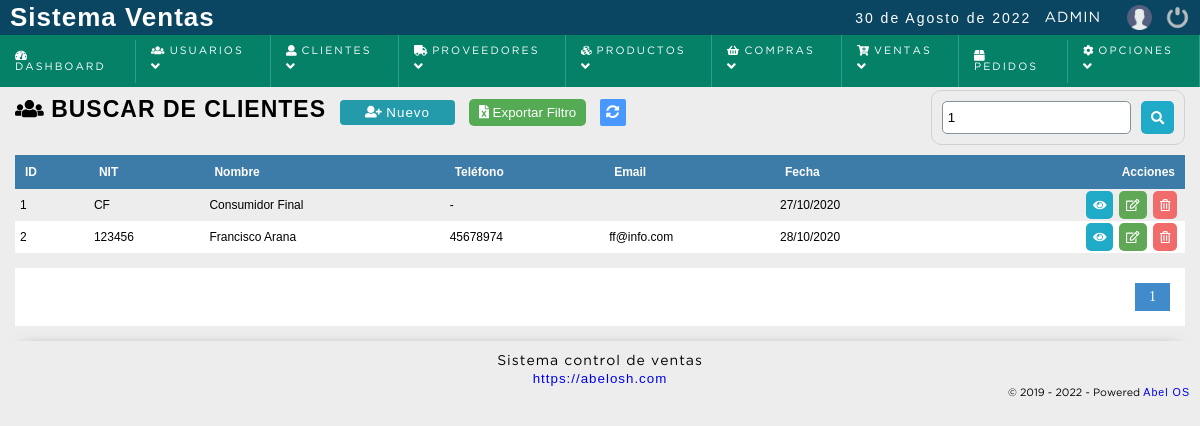
The app's page /sistema/clientes/buscar_cliente.php?busqueda=1 (signed in) with its own data.
### tables this page shows
CREATE TABLE IF NOT EXISTS `cliente` (
  `idcliente` int(11) NOT NULL AUTO_INCREMENT,
  `nit` varchar(20) NOT NULL,
  `nombre` varchar(80) DEFAULT NULL,
  `telefono` int(11) DEFAULT NULL,
  `correo` varchar(100) NOT NULL,
  `clave` varchar(255) NOT NULL,
  `cod_temp` varchar(200) NOT NULL,
  `direccion` text,
  `dateadd` datetime NOT NULL DEFAULT CURRENT_TIMESTAMP,
  `usuario_id` int(11) NOT NULL,
  `estatus` int(11) NOT NULL DEFAULT '1',
  PRIMARY KEY (`idcliente`),
  KEY `usuario_id` (`usuario_id`)
);

### sistema/includes/functions.php (called while the page is built, shortened)
<?php
	function decrypt($string, $key) {
	   $result = '';
	   $string = base64_decode($string);
	   for($i=0; $i<strlen($string); $i++) {
	      $char = substr($string, $i, 1);
	      $keychar = substr($key, ($i % strlen($key))-1, 1);
	      $char = chr(ord($char)-ord($keychar));
	      $result.=$char;
	   }
	   return $result;
	}
 ?>

### sistema/clientes/buscar_cliente.php (the view, shortened to what this page needs)
<?php
	include "../../conexion.php";
	$busqueda = strtolower($_REQUEST['busqueda']);
	$sql_registe = mysqli_query($conection,"SELECT COUNT(*) as total_registro FROM cliente
														WHERE ( idcliente LIKE '%$busqueda%' OR
																nit LIKE '%$busqueda%' OR
																nombre LIKE '%$busqueda%' OR
																telefono LIKE '%$busqueda%' OR
																correo LIKE '%$busqueda%'
														   )
														AND estatus = 1  ");
	$result_register = mysqli_fetch_array($sql_registe);
	$total_registro = $result_register['total_registro'];
	$por_pagina = 150;
	if(empty($_GET['pagina']))
	{
		$pagina = 1;
	}else{
		$pagina = $_GET['pagina'];
	}
	$desde = ($pagina-1) * $por_pagina;
	$total_paginas = ceil($total_registro / $por_pagina);
	$queryFiltro = "SELECT idcliente,
							nit,
							nombre,
							telefono,
							correo,
                            direccion,
							DATE_FORMAT(dateadd, '%d/%m/%Y') as fecha_registro,
							estatus FROM cliente WHERE
								( idcliente LIKE '%$busqueda%' OR
									nit LIKE '%$busqueda%' OR
									nombre LIKE '%$busqueda%' OR
									telefono LIKE '%$busqueda%' OR
									correo LIKE  '%$busqueda%' )
								AND
								estatus = 1 ORDER BY idcliente ASC LIMIT $desde,$por_pagina";
	$query = mysqli_query($conection,$queryFiltro);
 ?>
<!DOCTYPE html>
<html lang="en">
<head>
	<?php include "../includes/scripts.php"; ?>
</head>
<body>
	<?php include "../includes/header.php"; ?>
	<section id="container">
		<h1> <i class="fas fa-users"></i> Buscar de clientes</h1>
		<a href="registro_cliente.php" class="btn_new"><i class="fas fa-user-plus"></i> Nuevo </a>
		<?php
			if($result > 0 and ($_SESSION['rol'] == 1 or $_SESSION['rol'] == 2)){
		?>
		<form action="exportar.php" method="post" class="formExport" >
			<button type="submit" class="bntExport">  <i class="fas fa-file-excel"></i> Exportar Filtro</button>
		</form>
		<?php } ?>
		<a href="index.php" class="btnRefresh"><i class="fas fa-sync-alt" title="Actualizar"></i></a>
		<form action="buscar_cliente.php" method="get" class="form_search">
			<input type="text" name="busqueda" id="busqueda" placeholder="Buscar" value="<?php echo $busqueda; ?>">
			<button type="submit" class="btn_search"><i class="fas fa-search"></i></button>
		</form>
	<div class="containerTable">
		<table>
			<tr>
				<th>ID</th>
				<th><?= strtoupper(IDENTIFICACION_TRIBUTARIA); ?></th>
				<th>Nombre</th>
				<th>Teléfono</th>
				<th>Email</th>
				<th>Fecha</th>
				<th class="textright">Acciones</th>
			</tr>
		<?php
			if($result > 0){
				while ($data = mysqli_fetch_array($query)) {
			?>
				<tr id="item_<?php echo $data["idcliente"]; ?>">
					<td><?php echo $data["idcliente"]; ?></td>
					<td><?php echo $data["nit"]; ?></td>
					<td><?php echo $data["nombre"]; ?></td>
					<td><?php echo ($data["telefono"] != 0) ? $data["telefono"] : '-'; ?></td>
					<td><?php echo $data["correo"]; ?></td>
					<td><?php echo $data["fecha_registro"]; ?></td>
					<td class="textright">
						<div class="div_acciones">
							<div>
								<a href="#" class="btn_view btnInfoCliente" title="Ver datos"><i class="fas fa-eye"></i></a>
							</div>
							<div>
								<a class="btn_edit" href="editar_cliente.php?id=<?php echo $data["idcliente"]; ?>" title="Editar"><i class="far fa-edit"></i></a>
							</div>
							<?php if($_SESSION['rol'] == 1 || $_SESSION['rol'] == 2){ ?>
							<div>
								<a class="btn_del" href="eliminar_confirmar_cliente.php?id=<?php echo $data["idcliente"]; ?>" title="Eliminar"><i class="far fa-trash-alt"></i></a>
							</div>
							<?php } ?>
						</div>
					</td>
				</tr>
		<?php
				}
			}else{
				echo '<tr><td colspan="7" align="center"><p><strong>No hay datos para mostrar</strong></p></td></tr>';
			}
		 ?>
		</table>
	</div>
<?php
	if($total_registro != 0)
	{
 ?>
		<div class="paginador">
			<ul>
			<?php
				for ($i=1; $i <= $total_paginas; $i++) {
					if($i == $pagina)
					{
						echo '<li class="pageSelected">'.$i.'</li>';
					}else{
						echo '<li><a href="?pagina='.$i.'&busqueda='.$busqueda.'">'.$i.'</a></li>';
					}
				}
			 ?>
			</ul>
		</div>
<?php } ?>
	</section>
	<?php include "../includes/footer.php"; ?>
</body>
</html>

### sistema/css/style.css (style rules this page uses)
* { margin: 0; padding: 0; box-sizing: border-box; }
body { background: #ededed; }
h1, h2, h3, h4, h5, h6 { font-family: 'arial'; font-weight: bold; letter-spacing: 1px; }
h1 { font-size: 26px; }
a { text-decoration: none; font-family: arial; letter-spacing: 1px; }
#container { padding: 90px 15px 15px; }
form { background: #FFF; margin: auto; padding: 20px 43px; border: 1px solid #d1d1d1; }
input,select,textarea { display: block; width: 100%; font-size: 10pt; padding: 5px; border: 1px solid #85929e; border-radius: 5px; }
.btnRefresh { margin-left: 10px; color: #FFF; font-size: 10pt; background:#4898ff; padding: 6px; border-radius: 2px; }
#container h1 { font-size: 23px; text-transform: uppercase; display: inline-block; }
.btn_new { display: inline-block; background: #239baa; color: #FFF; padding: 5px 25px; border-radius: 4px; border: 0; margin: 10px; cursor: pointer; font-size: 10pt; }
table { border-collapse: collapse; font-size: 9pt; font-family: 'arial'; width: 100%; }
table th { text-align: left; padding: 10px; background: #3d7ba8; color: #FFF; }
table tr:nth-child(odd) { background: #FFF; }
table td { padding: 2px 5px; }
.paginador ul { padding: 15px; list-style: none; background: #FFF; margin-top: 15px; display: -webkit-flex; display: -moz-flex; display: -ms-flex; display: -o-flex; display: flex; justify-content: flex-end; }
.paginador a, .pageSelected { color: #428bca; border: 1px solid #ddd; padding: 5px; display: inline-block; font-size: 14px; text-align: center; width: 35px; }
.pageSelected { color: #FFF; background: #428bca; border: 1px solid #428bca; }
.form_search { display: -webkit-flex; display: -moz-flex; display: -ms-flex; display: -o-flex; display: flex; float: right; background: initial; padding: 10px; border-radius: 10px; margin-bottom: 10px; }
.form_search .btn_search { background: #1faac8; color: #FFF; padding: 10px; border: 0; cursor: pointer; margin-left: 10px; display: -webkit-flex; display: -moz-flex; display: -ms-flex; display: -o-flex; display: flex; border-radius: 5px; }
.textright { text-align: right; }
.div_acciones { display: -webkit-flex; display: -moz-flex; display: -ms-flex; display: -o-flex; display: flex; justify-content: flex-end; }
.btn_view, .btn_edit, .btn_del, .btn_add, .btn_sendEmail, .btn_print { background-color: #1faac8; border: 0; border-radius: 5px; cursor: pointer; padding: 7px; margin: 0 3px; color: #FFF; }
.div_acciones .btn_view, .div_acciones .btn_edit, .div_acciones .btn_del, .btn_add { display: block; }
.btn_edit { background-color: #60a756; }
.btn_del { background-color: #f26b6b; }
.formExport { padding: initial; display: inline-block; background: initial; border: initial; }
.bntExport { cursor: pointer; color: #FFF; background: #55aa54; border: 0; padding: 6px 10px; border-radius: 5px; }

### records on screen
cliente: idcliente "1", nit "CF", nombre "Consumidor Final", fecha_registro "27/10/2020"
cliente: idcliente "2", nit "123456", nombre "Francisco Arana", telefono "45678974", correo "ff@info.com", fecha_registro "28/10/2020"

### other values on screen
fechaC() "30 de Agosto de 2022"
$_SESSION['user'] "ADMIN"
IDENTIFICACION_TRIBUTARIA "NIT"
WEB_EMPRESA "https://abelosh.com"
